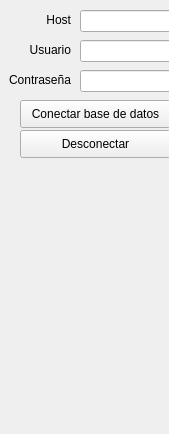
        <widget class="QWidget" name="page">
         <property name="geometry">
          <rect>
           <x>0</x>
           <y>0</y>
           <width>169</width>
           <height>434</height>
          </rect>
         </property>
         <property name="maximumSize">
          <size>
           <width>200</width>
           <height>16777215</height>
          </size>
         </property>
         <attribute name="label">
          <string>Servidor</string>
         </attribute>
         <widget class="QPushButton" name="btn_db_connect">
          <property name="geometry">
           <rect>
            <x>20</x>
            <y>100</y>
            <width>151</width>
            <height>28</height>
           </rect>
          </property>
          <property name="maximumSize">
           <size>
            <width>200</width>
            <height>16777215</height>
           </size>
          </property>
          <property name="text">
           <string>Conectar base de datos</string>
          </property>
         </widget>
         <widget class="QLineEdit" name="line_host">
          <property name="geometry">
           <rect>
            <x>80</x>
            <y>10</y>
            <width>111</width>
            <height>22</height>
           </rect>
          </property>
          <property name="text">
           <string/>
          </property>
         </widget>
         <widget class="QLabel" name="label_3">
          <property name="geometry">
           <rect>
            <x>10</x>
            <y>10</y>
            <width>61</width>
            <height>20</height>
           </rect>
          </property>
          <property name="text">
           <string>Host</string>
          </property>
          <property name="alignment">
           <set>Qt::AlignRight|Qt::AlignTrailing|Qt::AlignVCenter</set>
          </property>
         </widget>
         <widget class="QLabel" name="label_4">
          <property name="geometry">
           <rect>
            <x>10</x>
            <y>40</y>
            <width>61</width>
            <height>20</height>
           </rect>
          </property>
          <property name="text">
           <string>Usuario</string>
          </property>
          <property name="alignment">
           <set>Qt::AlignRight|Qt::AlignTrailing|Qt::AlignVCenter</set>
          </property>
         </widget>
         <widget class="QLabel" name="label_5">
          <property name="geometry">
           <rect>
            <x>0</x>
            <y>70</y>
            <width>71</width>
            <height>20</height>
           </rect>
          </property>
          <property name="text">
           <string>Contraseña</string>
          </property>
          <property name="alignment">
           <set>Qt::AlignRight|Qt::AlignTrailing|Qt::AlignVCenter</set>
          </property>
         </widget>
         <widget class="QLineEdit" name="line_user">
          <property name="geometry">
           <rect>
            <x>80</x>
            <y>40</y>
            <width>111</width>
            <height>22</height>
           </rect>
          </property>
          <property name="text">
           <string/>
          </property>
         </widget>
         <widget class="QLineEdit" name="line_password">
          <property name="geometry">
           <rect>
            <x>80</x>
            <y>70</y>
            <width>111</width>
            <height>22</height>
           </rect>
          </property>
          <property name="text">
           <string/>
          </property>
          <property name="echoMode">
           <enum>QLineEdit::Password</enum>
          </property>
         </widget>
         <widget class="QPushButton" name="btn_db_disconnect">
          <property name="geometry">
           <rect>
            <x>20</x>
            <y>130</y>
            <width>151</width>
            <height>28</height>
           </rect>
          </property>
          <property name="text">
           <string>Desconectar</string>
          </property>
         </widget>
        </widget>
